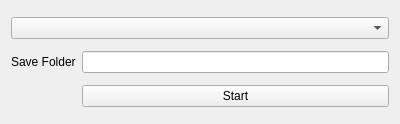
<?xml version="1.0" encoding="UTF-8"?>
<ui version="4.0">
 <class>wMinimizer</class>
 <widget class="QWidget" name="wMinimizer">
  <property name="geometry">
   <rect>
    <x>0</x>
    <y>0</y>
    <width>400</width>
    <height>124</height>
   </rect>
  </property>
  <property name="windowTitle">
   <string>Form</string>
  </property>
  <layout class="QGridLayout" name="gridLayout">
   <item row="0" column="0" colspan="2">
    <widget class="QComboBox" name="cboMinimizers"/>
   </item>
   <item row="1" column="0">
    <widget class="QLabel" name="label_6">
     <property name="text">
      <string>Save Folder</string>
     </property>
    </widget>
   </item>
   <item row="1" column="1">
    <widget class="QLineEdit" name="textSaveFolder"/>
   </item>
   <item row="2" column="1">
    <widget class="QPushButton" name="btnMinimizerStartStop">
     <property name="enabled">
      <bool>true</bool>
     </property>
     <property name="text">
      <string>Start</string>
     </property>
    </widget>
   </item>
  </layout>
 </widget>
 <resources/>
 <connections/>
</ui>
